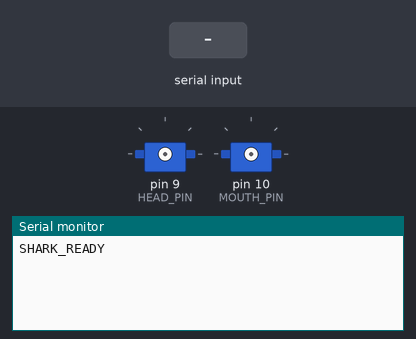
The sketch below on a simulated Arduino Uno, built with avr-gcc and run on an emulated ATmega328P. On the bench: 2 × servo, the last lines printed to the serial monitor. Inputs (shaded band) come from the test bench.

Above: at 1.2 s.
1.3 s: "H90\n" received over Serial
At 2.3 s:
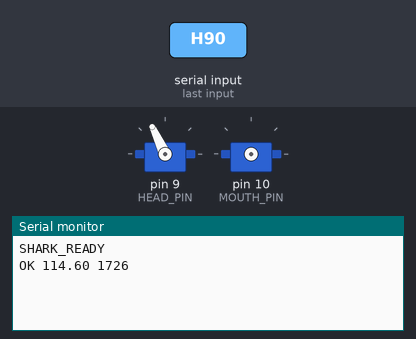
2.8 s: "M90\n" received over Serial
At 3.4 s:
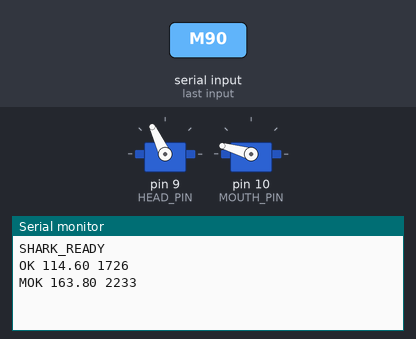

The sketch:

Robot.ino
```cpp
#include <Servo.h>
#include <string.h>

Servo head;
Servo mouth;
const byte HEAD_PIN = 9;
const byte MOUTH_PIN = 10;
// Wider range, with direction reversed relative to the original mapping.
const int HEAD_LEFT = 120;
const int HEAD_RIGHT = 60;
// Preserve Servo.write() endpoint pulses without rounding every command to degrees.
const int HEAD_LEFT_US = MIN_PULSE_WIDTH + (long)(MAX_PULSE_WIDTH - MIN_PULSE_WIDTH) * HEAD_LEFT / 180;
const int HEAD_RIGHT_US = MIN_PULSE_WIDTH + (long)(MAX_PULSE_WIDTH - MIN_PULSE_WIDTH) * HEAD_RIGHT / 180;
const int MOUTH_CLOSED = 180;
const int MOUTH_OPEN = 0;
const int MOUTH_CLOSED_US = MIN_PULSE_WIDTH + (long)(MAX_PULSE_WIDTH - MIN_PULSE_WIDTH) * MOUTH_CLOSED / 180;
const int MOUTH_OPEN_US = MIN_PULSE_WIDTH + (long)(MAX_PULSE_WIDTH - MIN_PULSE_WIDTH) * MOUTH_OPEN / 180;
const unsigned long COMMAND_TIMEOUT_MS = 500;

unsigned long lastCommand = 0;
bool active = false;
char command[12];
byte length = 0;
bool overflow = false;

void stopMotion() {
  active = false;
}

void processCommand() {
  command[length] = '\0';
  if (strcmp(command, "?") == 0) {
    Serial.println(F("SHARK_READY"));
  } else if (strcmp(command, "S") == 0) {
    stopMotion();
    Serial.println(F("STOPPED"));
  } else if ((command[0] == 'H' || command[0] == 'M') && length >= 2 && length <= 5) {
    int position = 0;
    for (byte i = 1; i < length; ++i) {
      if (command[i] < '0' || command[i] > '9') return;
      position = position * 10 + command[i] - '0';
    }
    if (position > 1000) return;
    if (command[0] == 'M') {
      int pulse = map(position, 0, 1000, MOUTH_CLOSED_US, MOUTH_OPEN_US);
      mouth.writeMicroseconds(pulse);
      if (!mouth.attached()) mouth.attach(MOUTH_PIN);
      lastCommand = millis();
      active = true;
      Serial.print(F("MOK "));
      Serial.print(MOUTH_CLOSED + (MOUTH_OPEN - MOUTH_CLOSED) * (position / 1000.0f), 2);
      Serial.print(' ');
      Serial.println(mouth.readMicroseconds());
      return;
    }
    int targetPulse = map(position, 0, 1000, HEAD_LEFT_US, HEAD_RIGHT_US);
    if (!head.attached()) {
      // Start at the first hand command, never at an imposed center position.
      head.writeMicroseconds(targetPulse);
      head.attach(HEAD_PIN);
    }
    // Apply the latest hand position directly; no software speed ramp.
    head.writeMicroseconds(targetPulse);
    lastCommand = millis();
    active = true;
    Serial.print(F("OK "));
    Serial.print(HEAD_LEFT + (HEAD_RIGHT - HEAD_LEFT) * (position / 1000.0f), 2);
    Serial.print(' ');
    Serial.println(head.readMicroseconds()); // Commanded pulse, not physical feedback.
  }
}

void setup() {
  // Leave both outputs disabled until valid hand commands arrive.
  Serial.begin(115200);
  Serial.println(F("SHARK_READY"));
}

void loop() {
  while (Serial.available()) {
    char ch = Serial.read();
    if (ch == '\r') continue;
    if (ch == '\n') {
      if (!overflow && length) processCommand();
      length = 0;
      overflow = false;
    } else if (length < sizeof(command) - 1 && !overflow) {
      command[length++] = ch;
    } else {
      overflow = true;
    }
  }
  unsigned long now = millis();
  if (active && now - lastCommand > COMMAND_TIMEOUT_MS) stopMotion();
}
```

Measured:
- after the input at 1.3 s, the serial monitor: prints a new line at once (image 1)
- after the input at 2.8 s, the serial monitor: prints a new line at once (image 2)
